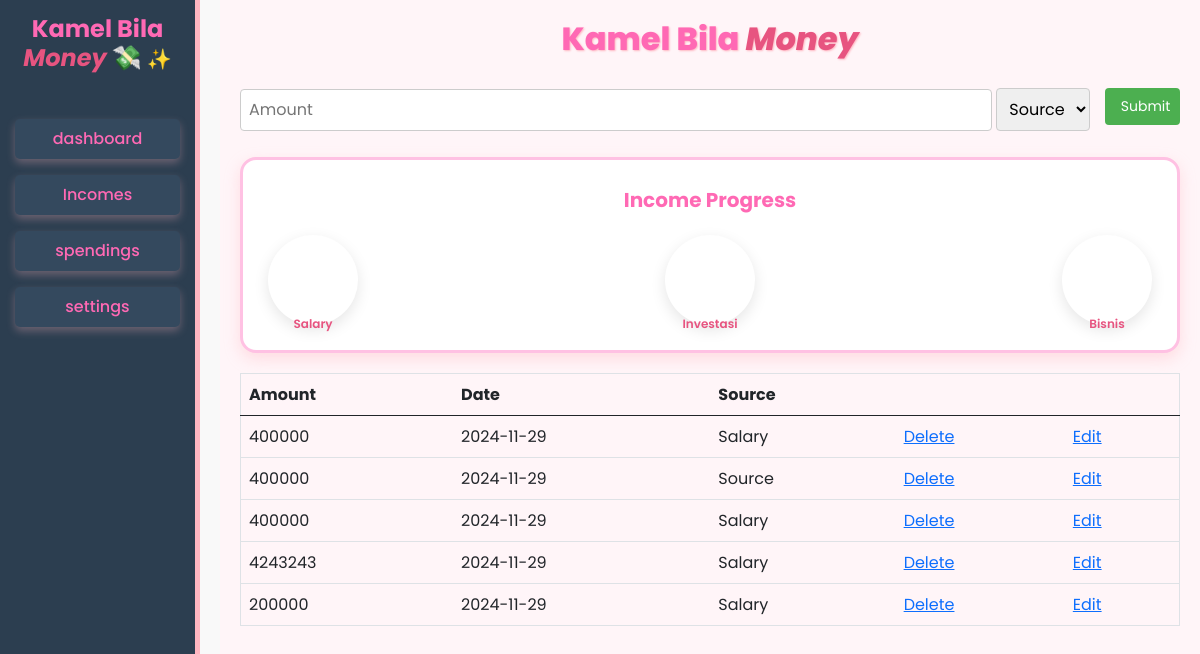
The app's page /income.php with its own data.
### tables this page shows
CREATE TABLE `tabungan` (
  `id` int(100) NOT NULL,
  `source` varchar(100) NOT NULL,
  `amount` int(100) NOT NULL,
  `type` varchar(100) NOT NULL,
  `date` date NOT NULL DEFAULT current_timestamp()
);

### income.php (the view, shortened to what this page needs)
<?php
include('db.php');
?>
<html lang="en">
  <head>
    <link
      href="https://cdn.jsdelivr.net/npm/bootstrap@5.0.2/dist/css/bootstrap.min.css"
      rel="stylesheet"
    />
    <link rel="stylesheet" href="style.css" />
  </head>
  <body>
    <div class="sidebar">
      <div class="sidebar-header">
        <h1>Kamel Bila <span>Money</span> 💸</h1>
      </div>
      <a href="index.php" class="menu dashboard" style="text-decoration: none;">
      <div  id="dashboard">
        <i class="fas fa-piggy-bank"></i> dashboard
      </div>
      </a>
      <a href="income.php" class="menu incomes" style="text-decoration: none;">
      <div  id="incomes">
        <i class="fas fa-piggy-bank"></i> Incomes
      </div>
      </a>
      <a href="spendings.php" class="menu spendings" style="text-decoration: none;">
      <div  id="spendings">
        <i class="fas fa-piggy-bank"></i> spendings
      </div>
      </a>
      <a href="settings.php" class="menu settings" style="text-decoration: none;">
      <div  id="settings">
        <i class="fas fa-piggy-bank"></i> settings
      </div>
      </a>
    </div>
    <div class="main-dashboard" id="main-dashboard">
      <div class="user-title">
        <p class="kamel-title">
          Kamel Bila <span class="money-text">Money</span>
        </p>
      </div>
      <form action="income.php" method="post" >
      <div>
        <input type="text" name="amount" placeholder="Amount">
        <select name="source" required>
            <option value="" selected disabled>Source</option>
          </select>
          <button type="submit" name="submit">Submit</button>
      </div>
      </form>
      <div class="white-large-box incomes-progress clearfix">
        <p>Income Progress</p>
        <div class="circle-container">
          <div class="round salary" data-value="0.6">
            <span>Salary</span>
          </div>
          <div class="round investasi" data-value="0.2">
            <span>Investasi</span>
          </div>
          <div class="round bisnis" data-value="0.2">
            <span>Bisnis</span>
          </div>
        </div>
      </div>
      <table class="table">
        <thead>
        <tr>
            <th>Amount</th>
            <th>Date</th>
            <th>Source</th>
            <th></th>
            <th></th>
        </tr>
        </thead>
        <tbody>
<?php
    $sql = "SELECT * FROM tabungan WHERE type = 'Income'";
    $result = mysqli_query($conn, $sql);
    if (mysqli_num_rows($result) > 0) {
        while($row = mysqli_fetch_assoc($result)) {
            ?>
        <tr>
            <td><?php echo $row["amount"] ?></td>
            <td><?php echo $row["date"] ?></td>
            <td><?php echo $row["source"] ?></td>
            <td><a href="delete.php?id=<?php echo $row["id"] ?>">Delete</a></td>
            <td><a href="edit.php?id=<?php echo $row["id"] ?>">Edit</a></td>
        </tr>
        <?php
        }
    } else {
        echo "0 results";
    }
    ?>
</tbody>
      </table>
    </div>
  </body>

### style.css (style rules this page uses)
body { font-family: 'Poppins', sans-serif; margin: 0; padding: 0; background-color: #f9f9f9; }
.sidebar { width: 200px; height: 100vh; background-color: #2c3e50; color: white; position: fixed; padding: 20px; box-sizing: border-box; }
.menu { padding: 10px; margin: 10px 0; background-color: #34495e; border-radius: 5px; text-align: center; cursor: pointer; }
.main-dashboard { margin-left: 220px; padding: 20px; }
.white-small-box, .white-large-box { background: #fff; padding: 20px; border-radius: 12px; box-shadow: 0 4px 10px rgba(0, 0, 0, 0.1); margin-bottom: 20px; }
.circle-container { display: flex; justify-content: space-between; align-items: center; margin-top: 20px; }
.sidebar { width: 220px; height: 100vh; background-color: #ffe4f5; color: #ff69b4; position: fixed; padding: 20px; box-sizing: border-box; border-right: 5px solid #ffb6c1; display: flex; flex-direction: column; align-items: center; }
.sidebar-header { margin-bottom: 30px; text-align: center; }
.sidebar-header h1 { font-size: 24px; font-weight: 700; font-family: 'Poppins', sans-serif; color: #ff69b4; line-height: 1.2; }
.sidebar-header h1 span { color: #e75480; font-style: italic; }
.sidebar-header h1::after { content: "✨"; display: inline-block; font-size: 20px; margin-left: 5px; }
.menu { padding: 15px; margin: 10px 0; background-color: #ffc1e3; border-radius: 15px; text-align: left; font-size: 16px; font-weight: 500; display: flex; align-items: center; gap: 10px; transition: all 0.3s ease-in-out; color: #ff69b4; cursor: pointer; width: 100%; justify-content: center; box-shadow: 0 4px 8px rgba(255, 182, 193, 0.3); }
.main-dashboard { margin-left: 250px; padding: 30px; background-color: #fff5f8; font-family: 'Poppins', sans-serif; height: 100vh; }
.user-title p { font-size: 32px; font-weight: 800; color: #ff69b4; text-align: center; text-shadow: 1px 1px 2px #ffb6c1; margin-bottom: 20px; }
.white-small-box, .white-large-box { background: #ffffff; padding: 20px; border-radius: 16px; box-shadow: 0px 6px 15px rgba(255, 182, 193, 0.4); border: 3px solid #ffc1e3; margin-bottom: 20px; transition: transform 0.3s ease, box-shadow 0.3s ease; }
.sidebar { width: 200px; height: 100vh; background-color: #2c3e50; color: white; position: fixed; padding: 15px; box-sizing: border-box; }
.menu { padding: 8px; margin: 8px 0; background-color: #34495e; border-radius: 5px; text-align: center; cursor: pointer; }
.kamel-title { font-size: 40px; font-weight: 700; text-align: center; color: #ff69b4; text-shadow: 2px 2px 5px rgba(255, 182, 193, 0.6), 0 0 25px rgba(255, 0, 255, 0.3); font-family: 'Poppins', sans-serif; line-height: 1.2; }
.money-text { color: #e75480; font-style: italic; }
.kamel-title { animation: bounceText 1.5s ease infinite; }
.circle-container { display: flex; justify-content: space-between; align-items: center; margin-top: 20px; gap: 10px; }
.round { position: relative; width: 90px; height: 90px; text-align: center; border-radius: 50%; background-color: #fff; box-shadow: 0 5px 15px rgba(0, 0, 0, 0.1); transition: transform 0.3s ease-in-out; }
.round span { margin-top: 80px; display: block; font-size: 12px; color: #e75480; font-weight: 600; }
.white-large-box { background: #ffffff; padding: 25px; border-radius: 16px; box-shadow: 0px 6px 15px rgba(255, 182, 193, 0.4); border: 3px solid #ffc1e3; margin-bottom: 20px; transition: transform 0.3s ease, box-shadow 0.3s ease; text-align: center; }
.white-large-box p { font-size: 20px; font-weight: 700; color: #ff69b4; margin-bottom: 15px; }
table { margin-top: 20px; border-collapse: collapse; width: 100%; border: 1px solid #ddd; font-family: 'Poppins', sans-serif; }
table th { padding: 8px; text-align: left; border-bottom: 1px solid #ddd; }
table th { background-color: #f2f2f2; }
input[type="text"] { width: 80%; margin-top: 10px; margin-bottom: 10px; display: inline-block; padding: 8px; border: 1px solid #ccc; border-radius: 4px; box-sizing: border-box; }
button { float: right; margin-left: 10px; width: 8%; display: inline-block; margin-top: 10px; margin-bottom: 10px; font-size: 14px; padding: 8px 16px; background-color: #4CAF50; color: white; border: none; border-radius: 4px; cursor: pointer; }
select { width: 10%; margin-top: 10px; margin-bottom: 10px; display: inline-block; padding: 8px; border: 1px solid #ccc; border-radius: 4px; box-sizing: border-box; }

### records on screen
tabungan: amount "400000", date "2024-11-29", source "Salary"
tabungan: amount "400000", date "2024-11-29", source "Source"
tabungan: amount "400000", date "2024-11-29", source "Salary"
tabungan: amount "4243243", date "2024-11-29", source "Salary"
tabungan: amount "200000", date "2024-11-29", source "Salary"
